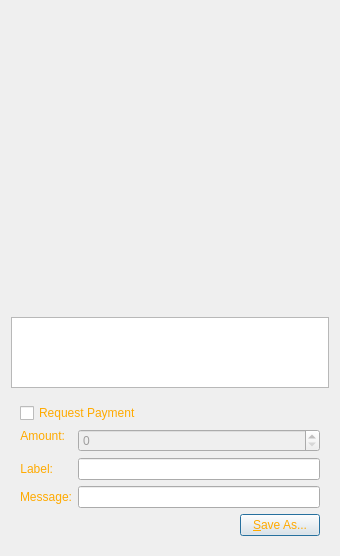
<?xml version="1.0" encoding="UTF-8"?>
<ui version="4.0">
 <class>QRCodeDialog</class>
 <widget class="QDialog" name="QRCodeDialog">
  <property name="geometry">
   <rect>
    <x>0</x>
    <y>0</y>
    <width>340</width>
    <height>556</height>
   </rect>
  </property>
  <property name="windowTitle">
   <string>QR Code Dialog</string>
  </property>
  <property name="styleSheet">
   <string notr="true"> background:url(:/images/backing);
font: 9pt &quot;Biting My Nails&quot;;</string>
  </property>
  <layout class="QVBoxLayout" name="verticalLayout_3">
   <item>
    <widget class="QLabel" name="lblQRCode">
     <property name="sizePolicy">
      <sizepolicy hsizetype="Expanding" vsizetype="Expanding">
       <horstretch>0</horstretch>
       <verstretch>0</verstretch>
      </sizepolicy>
     </property>
     <property name="minimumSize">
      <size>
       <width>300</width>
       <height>300</height>
      </size>
     </property>
     <property name="palette">
      <palette>
       <active>
        <colorrole role="WindowText">
         <brush brushstyle="SolidPattern">
          <color alpha="255">
           <red>255</red>
           <green>170</green>
           <blue>0</blue>
          </color>
         </brush>
        </colorrole>
        <colorrole role="Text">
         <brush brushstyle="SolidPattern">
          <color alpha="255">
           <red>255</red>
           <green>170</green>
           <blue>0</blue>
          </color>
         </brush>
        </colorrole>
        <colorrole role="ButtonText">
         <brush brushstyle="SolidPattern">
          <color alpha="255">
           <red>255</red>
           <green>170</green>
           <blue>0</blue>
          </color>
         </brush>
        </colorrole>
       </active>
       <inactive>
        <colorrole role="WindowText">
         <brush brushstyle="SolidPattern">
          <color alpha="255">
           <red>255</red>
           <green>170</green>
           <blue>0</blue>
          </color>
         </brush>
        </colorrole>
        <colorrole role="Text">
         <brush brushstyle="SolidPattern">
          <color alpha="255">
           <red>255</red>
           <green>170</green>
           <blue>0</blue>
          </color>
         </brush>
        </colorrole>
        <colorrole role="ButtonText">
         <brush brushstyle="SolidPattern">
          <color alpha="255">
           <red>255</red>
           <green>170</green>
           <blue>0</blue>
          </color>
         </brush>
        </colorrole>
       </inactive>
       <disabled>
        <colorrole role="WindowText">
         <brush brushstyle="SolidPattern">
          <color alpha="255">
           <red>159</red>
           <green>158</green>
           <blue>158</blue>
          </color>
         </brush>
        </colorrole>
        <colorrole role="Text">
         <brush brushstyle="SolidPattern">
          <color alpha="255">
           <red>159</red>
           <green>158</green>
           <blue>158</blue>
          </color>
         </brush>
        </colorrole>
        <colorrole role="ButtonText">
         <brush brushstyle="SolidPattern">
          <color alpha="255">
           <red>159</red>
           <green>158</green>
           <blue>158</blue>
          </color>
         </brush>
        </colorrole>
       </disabled>
      </palette>
     </property>
     <property name="textFormat">
      <enum>Qt::PlainText</enum>
     </property>
     <property name="alignment">
      <set>Qt::AlignCenter</set>
     </property>
     <property name="wordWrap">
      <bool>true</bool>
     </property>
    </widget>
   </item>
   <item>
    <widget class="QPlainTextEdit" name="outUri">
     <property name="sizePolicy">
      <sizepolicy hsizetype="Expanding" vsizetype="Minimum">
       <horstretch>0</horstretch>
       <verstretch>0</verstretch>
      </sizepolicy>
     </property>
     <property name="minimumSize">
      <size>
       <width>0</width>
       <height>50</height>
      </size>
     </property>
     <property name="palette">
      <palette>
       <active>
        <colorrole role="WindowText">
         <brush brushstyle="SolidPattern">
          <color alpha="255">
           <red>255</red>
           <green>170</green>
           <blue>0</blue>
          </color>
         </brush>
        </colorrole>
        <colorrole role="Text">
         <brush brushstyle="SolidPattern">
          <color alpha="255">
           <red>255</red>
           <green>170</green>
           <blue>0</blue>
          </color>
         </brush>
        </colorrole>
        <colorrole role="ButtonText">
         <brush brushstyle="SolidPattern">
          <color alpha="255">
           <red>255</red>
           <green>170</green>
           <blue>0</blue>
          </color>
         </brush>
        </colorrole>
       </active>
       <inactive>
        <colorrole role="WindowText">
         <brush brushstyle="SolidPattern">
          <color alpha="255">
           <red>255</red>
           <green>170</green>
           <blue>0</blue>
          </color>
         </brush>
        </colorrole>
        <colorrole role="Text">
         <brush brushstyle="SolidPattern">
          <color alpha="255">
           <red>255</red>
           <green>170</green>
           <blue>0</blue>
          </color>
         </brush>
        </colorrole>
        <colorrole role="ButtonText">
         <brush brushstyle="SolidPattern">
          <color alpha="255">
           <red>255</red>
           <green>170</green>
           <blue>0</blue>
          </color>
         </brush>
        </colorrole>
       </inactive>
       <disabled>
        <colorrole role="WindowText">
         <brush brushstyle="SolidPattern">
          <color alpha="255">
           <red>159</red>
           <green>158</green>
           <blue>158</blue>
          </color>
         </brush>
        </colorrole>
        <colorrole role="Text">
         <brush brushstyle="SolidPattern">
          <color alpha="255">
           <red>159</red>
           <green>158</green>
           <blue>158</blue>
          </color>
         </brush>
        </colorrole>
        <colorrole role="ButtonText">
         <brush brushstyle="SolidPattern">
          <color alpha="255">
           <red>159</red>
           <green>158</green>
           <blue>158</blue>
          </color>
         </brush>
        </colorrole>
       </disabled>
      </palette>
     </property>
     <property name="tabChangesFocus">
      <bool>true</bool>
     </property>
     <property name="textInteractionFlags">
      <set>Qt::TextSelectableByKeyboard|Qt::TextSelectableByMouse</set>
     </property>
    </widget>
   </item>
   <item>
    <widget class="QWidget" name="widget" native="true">
     <property name="palette">
      <palette>
       <active>
        <colorrole role="WindowText">
         <brush brushstyle="SolidPattern">
          <color alpha="255">
           <red>255</red>
           <green>170</green>
           <blue>0</blue>
          </color>
         </brush>
        </colorrole>
        <colorrole role="Text">
         <brush brushstyle="SolidPattern">
          <color alpha="255">
           <red>255</red>
           <green>170</green>
           <blue>0</blue>
          </color>
         </brush>
        </colorrole>
        <colorrole role="ButtonText">
         <brush brushstyle="SolidPattern">
          <color alpha="255">
           <red>255</red>
           <green>170</green>
           <blue>0</blue>
          </color>
         </brush>
        </colorrole>
       </active>
       <inactive>
        <colorrole role="WindowText">
         <brush brushstyle="SolidPattern">
          <color alpha="255">
           <red>255</red>
           <green>170</green>
           <blue>0</blue>
          </color>
         </brush>
        </colorrole>
        <colorrole role="Text">
         <brush brushstyle="SolidPattern">
          <color alpha="255">
           <red>255</red>
           <green>170</green>
           <blue>0</blue>
          </color>
         </brush>
        </colorrole>
        <colorrole role="ButtonText">
         <brush brushstyle="SolidPattern">
          <color alpha="255">
           <red>255</red>
           <green>170</green>
           <blue>0</blue>
          </color>
         </brush>
        </colorrole>
       </inactive>
       <disabled>
        <colorrole role="WindowText">
         <brush brushstyle="SolidPattern">
          <color alpha="255">
           <red>159</red>
           <green>158</green>
           <blue>158</blue>
          </color>
         </brush>
        </colorrole>
        <colorrole role="Text">
         <brush brushstyle="SolidPattern">
          <color alpha="255">
           <red>159</red>
           <green>158</green>
           <blue>158</blue>
          </color>
         </brush>
        </colorrole>
        <colorrole role="ButtonText">
         <brush brushstyle="SolidPattern">
          <color alpha="255">
           <red>159</red>
           <green>158</green>
           <blue>158</blue>
          </color>
         </brush>
        </colorrole>
       </disabled>
      </palette>
     </property>
     <layout class="QVBoxLayout" name="verticalLayout_2">
      <item>
       <widget class="QCheckBox" name="chkReqPayment">
        <property name="enabled">
         <bool>true</bool>
        </property>
        <property name="palette">
         <palette>
          <active>
           <colorrole role="WindowText">
            <brush brushstyle="SolidPattern">
             <color alpha="255">
              <red>255</red>
              <green>170</green>
              <blue>0</blue>
             </color>
            </brush>
           </colorrole>
           <colorrole role="Text">
            <brush brushstyle="SolidPattern">
             <color alpha="255">
              <red>255</red>
              <green>170</green>
              <blue>0</blue>
             </color>
            </brush>
           </colorrole>
           <colorrole role="ButtonText">
            <brush brushstyle="SolidPattern">
             <color alpha="255">
              <red>255</red>
              <green>170</green>
              <blue>0</blue>
             </color>
            </brush>
           </colorrole>
          </active>
          <inactive>
           <colorrole role="WindowText">
            <brush brushstyle="SolidPattern">
             <color alpha="255">
              <red>255</red>
              <green>170</green>
              <blue>0</blue>
             </color>
            </brush>
           </colorrole>
           <colorrole role="Text">
            <brush brushstyle="SolidPattern">
             <color alpha="255">
              <red>255</red>
              <green>170</green>
              <blue>0</blue>
             </color>
            </brush>
           </colorrole>
           <colorrole role="ButtonText">
            <brush brushstyle="SolidPattern">
             <color alpha="255">
              <red>255</red>
              <green>170</green>
              <blue>0</blue>
             </color>
            </brush>
           </colorrole>
          </inactive>
          <disabled>
           <colorrole role="WindowText">
            <brush brushstyle="SolidPattern">
             <color alpha="255">
              <red>159</red>
              <green>158</green>
              <blue>158</blue>
             </color>
            </brush>
           </colorrole>
           <colorrole role="Text">
            <brush brushstyle="SolidPattern">
             <color alpha="255">
              <red>159</red>
              <green>158</green>
              <blue>158</blue>
             </color>
            </brush>
           </colorrole>
           <colorrole role="ButtonText">
            <brush brushstyle="SolidPattern">
             <color alpha="255">
              <red>159</red>
              <green>158</green>
              <blue>158</blue>
             </color>
            </brush>
           </colorrole>
          </disabled>
         </palette>
        </property>
        <property name="text">
         <string>Request Payment</string>
        </property>
       </widget>
      </item>
      <item>
       <layout class="QFormLayout" name="formLayout">
        <property name="fieldGrowthPolicy">
         <enum>QFormLayout::AllNonFixedFieldsGrow</enum>
        </property>
        <item row="1" column="0">
         <widget class="QLabel" name="lblLabel">
          <property name="palette">
           <palette>
            <active>
             <colorrole role="WindowText">
              <brush brushstyle="SolidPattern">
               <color alpha="255">
                <red>255</red>
                <green>170</green>
                <blue>0</blue>
               </color>
              </brush>
             </colorrole>
             <colorrole role="Text">
              <brush brushstyle="SolidPattern">
               <color alpha="255">
                <red>255</red>
                <green>170</green>
                <blue>0</blue>
               </color>
              </brush>
             </colorrole>
             <colorrole role="ButtonText">
              <brush brushstyle="SolidPattern">
               <color alpha="255">
                <red>255</red>
                <green>170</green>
                <blue>0</blue>
               </color>
              </brush>
             </colorrole>
            </active>
            <inactive>
             <colorrole role="WindowText">
              <brush brushstyle="SolidPattern">
               <color alpha="255">
                <red>255</red>
                <green>170</green>
                <blue>0</blue>
               </color>
              </brush>
             </colorrole>
             <colorrole role="Text">
              <brush brushstyle="SolidPattern">
               <color alpha="255">
                <red>255</red>
                <green>170</green>
                <blue>0</blue>
               </color>
              </brush>
             </colorrole>
             <colorrole role="ButtonText">
              <brush brushstyle="SolidPattern">
               <color alpha="255">
                <red>255</red>
                <green>170</green>
                <blue>0</blue>
               </color>
              </brush>
             </colorrole>
            </inactive>
            <disabled>
             <colorrole role="WindowText">
              <brush brushstyle="SolidPattern">
               <color alpha="255">
                <red>159</red>
                <green>158</green>
                <blue>158</blue>
               </color>
              </brush>
             </colorrole>
             <colorrole role="Text">
              <brush brushstyle="SolidPattern">
               <color alpha="255">
                <red>159</red>
                <green>158</green>
                <blue>158</blue>
               </color>
              </brush>
             </colorrole>
             <colorrole role="ButtonText">
              <brush brushstyle="SolidPattern">
               <color alpha="255">
                <red>159</red>
                <green>158</green>
                <blue>158</blue>
               </color>
              </brush>
             </colorrole>
            </disabled>
           </palette>
          </property>
          <property name="text">
           <string>Label:</string>
          </property>
          <property name="textFormat">
           <enum>Qt::PlainText</enum>
          </property>
          <property name="alignment">
           <set>Qt::AlignRight|Qt::AlignTrailing|Qt::AlignVCenter</set>
          </property>
          <property name="buddy">
           <cstring>lnLabel</cstring>
          </property>
         </widget>
        </item>
        <item row="1" column="1">
         <widget class="QLineEdit" name="lnLabel">
          <property name="palette">
           <palette>
            <active>
             <colorrole role="WindowText">
              <brush brushstyle="SolidPattern">
               <color alpha="255">
                <red>255</red>
                <green>170</green>
                <blue>0</blue>
               </color>
              </brush>
             </colorrole>
             <colorrole role="Text">
              <brush brushstyle="SolidPattern">
               <color alpha="255">
                <red>255</red>
                <green>170</green>
                <blue>0</blue>
               </color>
              </brush>
             </colorrole>
             <colorrole role="ButtonText">
              <brush brushstyle="SolidPattern">
               <color alpha="255">
                <red>255</red>
                <green>170</green>
                <blue>0</blue>
               </color>
              </brush>
             </colorrole>
            </active>
            <inactive>
             <colorrole role="WindowText">
              <brush brushstyle="SolidPattern">
               <color alpha="255">
                <red>255</red>
                <green>170</green>
                <blue>0</blue>
               </color>
              </brush>
             </colorrole>
             <colorrole role="Text">
              <brush brushstyle="SolidPattern">
               <color alpha="255">
                <red>255</red>
                <green>170</green>
                <blue>0</blue>
               </color>
              </brush>
             </colorrole>
             <colorrole role="ButtonText">
              <brush brushstyle="SolidPattern">
               <color alpha="255">
                <red>255</red>
                <green>170</green>
                <blue>0</blue>
               </color>
              </brush>
             </colorrole>
            </inactive>
            <disabled>
             <colorrole role="WindowText">
              <brush brushstyle="SolidPattern">
               <color alpha="255">
                <red>159</red>
                <green>158</green>
                <blue>158</blue>
               </color>
              </brush>
             </colorrole>
             <colorrole role="Text">
              <brush brushstyle="SolidPattern">
               <color alpha="255">
                <red>159</red>
                <green>158</green>
                <blue>158</blue>
               </color>
              </brush>
             </colorrole>
             <colorrole role="ButtonText">
              <brush brushstyle="SolidPattern">
               <color alpha="255">
                <red>159</red>
                <green>158</green>
                <blue>158</blue>
               </color>
              </brush>
             </colorrole>
            </disabled>
           </palette>
          </property>
         </widget>
        </item>
        <item row="2" column="0">
         <widget class="QLabel" name="lblMessage">
          <property name="palette">
           <palette>
            <active>
             <colorrole role="WindowText">
              <brush brushstyle="SolidPattern">
               <color alpha="255">
                <red>255</red>
                <green>170</green>
                <blue>0</blue>
               </color>
              </brush>
             </colorrole>
             <colorrole role="Text">
              <brush brushstyle="SolidPattern">
               <color alpha="255">
                <red>255</red>
                <green>170</green>
                <blue>0</blue>
               </color>
              </brush>
             </colorrole>
             <colorrole role="ButtonText">
              <brush brushstyle="SolidPattern">
               <color alpha="255">
                <red>255</red>
                <green>170</green>
                <blue>0</blue>
               </color>
              </brush>
             </colorrole>
            </active>
            <inactive>
             <colorrole role="WindowText">
              <brush brushstyle="SolidPattern">
               <color alpha="255">
                <red>255</red>
                <green>170</green>
                <blue>0</blue>
               </color>
              </brush>
             </colorrole>
             <colorrole role="Text">
              <brush brushstyle="SolidPattern">
               <color alpha="255">
                <red>255</red>
                <green>170</green>
                <blue>0</blue>
               </color>
              </brush>
             </colorrole>
             <colorrole role="ButtonText">
              <brush brushstyle="SolidPattern">
               <color alpha="255">
                <red>255</red>
                <green>170</green>
                <blue>0</blue>
               </color>
              </brush>
             </colorrole>
            </inactive>
            <disabled>
             <colorrole role="WindowText">
              <brush brushstyle="SolidPattern">
               <color alpha="255">
                <red>159</red>
                <green>158</green>
                <blue>158</blue>
               </color>
              </brush>
             </colorrole>
             <colorrole role="Text">
              <brush brushstyle="SolidPattern">
               <color alpha="255">
                <red>159</red>
                <green>158</green>
                <blue>158</blue>
               </color>
              </brush>
             </colorrole>
             <colorrole role="ButtonText">
              <brush brushstyle="SolidPattern">
               <color alpha="255">
                <red>159</red>
                <green>158</green>
                <blue>158</blue>
               </color>
              </brush>
             </colorrole>
            </disabled>
           </palette>
          </property>
          <property name="text">
           <string>Message:</string>
          </property>
          <property name="textFormat">
           <enum>Qt::PlainText</enum>
          </property>
          <property name="alignment">
           <set>Qt::AlignRight|Qt::AlignTrailing|Qt::AlignVCenter</set>
          </property>
          <property name="buddy">
           <cstring>lnMessage</cstring>
          </property>
         </widget>
        </item>
        <item row="2" column="1">
         <widget class="QLineEdit" name="lnMessage">
          <property name="palette">
           <palette>
            <active>
             <colorrole role="WindowText">
              <brush brushstyle="SolidPattern">
               <color alpha="255">
                <red>255</red>
                <green>170</green>
                <blue>0</blue>
               </color>
              </brush>
             </colorrole>
             <colorrole role="Text">
              <brush brushstyle="SolidPattern">
               <color alpha="255">
                <red>255</red>
                <green>170</green>
                <blue>0</blue>
               </color>
              </brush>
             </colorrole>
             <colorrole role="ButtonText">
              <brush brushstyle="SolidPattern">
               <color alpha="255">
                <red>255</red>
                <green>170</green>
                <blue>0</blue>
               </color>
              </brush>
             </colorrole>
            </active>
            <inactive>
             <colorrole role="WindowText">
              <brush brushstyle="SolidPattern">
               <color alpha="255">
                <red>255</red>
                <green>170</green>
                <blue>0</blue>
               </color>
              </brush>
             </colorrole>
             <colorrole role="Text">
              <brush brushstyle="SolidPattern">
               <color alpha="255">
                <red>255</red>
                <green>170</green>
                <blue>0</blue>
               </color>
              </brush>
             </colorrole>
             <colorrole role="ButtonText">
              <brush brushstyle="SolidPattern">
               <color alpha="255">
                <red>255</red>
                <green>170</green>
                <blue>0</blue>
               </color>
              </brush>
             </colorrole>
            </inactive>
            <disabled>
             <colorrole role="WindowText">
              <brush brushstyle="SolidPattern">
               <color alpha="255">
                <red>159</red>
                <green>158</green>
                <blue>158</blue>
               </color>
              </brush>
             </colorrole>
             <colorrole role="Text">
              <brush brushstyle="SolidPattern">
               <color alpha="255">
                <red>159</red>
                <green>158</green>
                <blue>158</blue>
               </color>
              </brush>
             </colorrole>
             <colorrole role="ButtonText">
              <brush brushstyle="SolidPattern">
               <color alpha="255">
                <red>159</red>
                <green>158</green>
                <blue>158</blue>
               </color>
              </brush>
             </colorrole>
            </disabled>
           </palette>
          </property>
         </widget>
        </item>
        <item row="0" column="0">
         <widget class="QLabel" name="lblAmount">
          <property name="sizePolicy">
           <sizepolicy hsizetype="Preferred" vsizetype="Maximum">
            <horstretch>0</horstretch>
            <verstretch>0</verstretch>
           </sizepolicy>
          </property>
          <property name="palette">
           <palette>
            <active>
             <colorrole role="WindowText">
              <brush brushstyle="SolidPattern">
               <color alpha="255">
                <red>255</red>
                <green>170</green>
                <blue>0</blue>
               </color>
              </brush>
             </colorrole>
             <colorrole role="Text">
              <brush brushstyle="SolidPattern">
               <color alpha="255">
                <red>255</red>
                <green>170</green>
                <blue>0</blue>
               </color>
              </brush>
             </colorrole>
             <colorrole role="ButtonText">
              <brush brushstyle="SolidPattern">
               <color alpha="255">
                <red>255</red>
                <green>170</green>
                <blue>0</blue>
               </color>
              </brush>
             </colorrole>
            </active>
            <inactive>
             <colorrole role="WindowText">
              <brush brushstyle="SolidPattern">
               <color alpha="255">
                <red>255</red>
                <green>170</green>
                <blue>0</blue>
               </color>
              </brush>
             </colorrole>
             <colorrole role="Text">
              <brush brushstyle="SolidPattern">
               <color alpha="255">
                <red>255</red>
                <green>170</green>
                <blue>0</blue>
               </color>
              </brush>
             </colorrole>
             <colorrole role="ButtonText">
              <brush brushstyle="SolidPattern">
               <color alpha="255">
                <red>255</red>
                <green>170</green>
                <blue>0</blue>
               </color>
              </brush>
             </colorrole>
            </inactive>
            <disabled>
             <colorrole role="WindowText">
              <brush brushstyle="SolidPattern">
               <color alpha="255">
                <red>159</red>
                <green>158</green>
                <blue>158</blue>
               </color>
              </brush>
             </colorrole>
             <colorrole role="Text">
              <brush brushstyle="SolidPattern">
               <color alpha="255">
                <red>159</red>
                <green>158</green>
                <blue>158</blue>
               </color>
              </brush>
             </colorrole>
             <colorrole role="ButtonText">
              <brush brushstyle="SolidPattern">
               <color alpha="255">
                <red>159</red>
                <green>158</green>
                <blue>158</blue>
               </color>
              </brush>
             </colorrole>
            </disabled>
           </palette>
          </property>
          <property name="text">
           <string>Amount:</string>
          </property>
          <property name="textFormat">
           <enum>Qt::PlainText</enum>
          </property>
          <property name="alignment">
           <set>Qt::AlignRight|Qt::AlignTrailing|Qt::AlignVCenter</set>
          </property>
          <property name="buddy">
           <cstring>lnReqAmount</cstring>
          </property>
         </widget>
        </item>
        <item row="0" column="1">
         <widget class="BitcoinAmountField" name="lnReqAmount">
          <property name="enabled">
           <bool>false</bool>
          </property>
          <property name="minimumSize">
           <size>
            <width>80</width>
            <height>0</height>
           </size>
          </property>
          <property name="palette">
           <palette>
            <active>
             <colorrole role="WindowText">
              <brush brushstyle="SolidPattern">
               <color alpha="255">
                <red>255</red>
                <green>170</green>
                <blue>0</blue>
               </color>
              </brush>
             </colorrole>
             <colorrole role="Text">
              <brush brushstyle="SolidPattern">
               <color alpha="255">
                <red>255</red>
                <green>170</green>
                <blue>0</blue>
               </color>
              </brush>
             </colorrole>
             <colorrole role="ButtonText">
              <brush brushstyle="SolidPattern">
               <color alpha="255">
                <red>255</red>
                <green>170</green>
                <blue>0</blue>
               </color>
              </brush>
             </colorrole>
            </active>
            <inactive>
             <colorrole role="WindowText">
              <brush brushstyle="SolidPattern">
               <color alpha="255">
                <red>255</red>
                <green>170</green>
                <blue>0</blue>
               </color>
              </brush>
             </colorrole>
             <colorrole role="Text">
              <brush brushstyle="SolidPattern">
               <color alpha="255">
                <red>255</red>
                <green>170</green>
                <blue>0</blue>
               </color>
              </brush>
             </colorrole>
             <colorrole role="ButtonText">
              <brush brushstyle="SolidPattern">
               <color alpha="255">
                <red>255</red>
                <green>170</green>
                <blue>0</blue>
               </color>
              </brush>
             </colorrole>
            </inactive>
            <disabled>
             <colorrole role="WindowText">
              <brush brushstyle="SolidPattern">
               <color alpha="255">
                <red>159</red>
                <green>158</green>
                <blue>158</blue>
               </color>
              </brush>
             </colorrole>
             <colorrole role="Text">
              <brush brushstyle="SolidPattern">
               <color alpha="255">
                <red>159</red>
                <green>158</green>
                <blue>158</blue>
               </color>
              </brush>
             </colorrole>
             <colorrole role="ButtonText">
              <brush brushstyle="SolidPattern">
               <color alpha="255">
                <red>159</red>
                <green>158</green>
                <blue>158</blue>
               </color>
              </brush>
             </colorrole>
            </disabled>
           </palette>
          </property>
         </widget>
        </item>
       </layout>
      </item>
      <item>
       <layout class="QHBoxLayout" name="horizontalLayout">
        <item>
         <spacer name="horizontalSpacer">
          <property name="palette">
           <palette>
            <active>
             <colorrole role="WindowText">
              <brush brushstyle="SolidPattern">
               <color alpha="255">
                <red>255</red>
                <green>170</green>
                <blue>0</blue>
               </color>
              </brush>
             </colorrole>
             <colorrole role="Text">
              <brush brushstyle="SolidPattern">
               <color alpha="255">
                <red>255</red>
                <green>170</green>
                <blue>0</blue>
               </color>
              </brush>
             </colorrole>
             <colorrole role="ButtonText">
              <brush brushstyle="SolidPattern">
               <color alpha="255">
                <red>255</red>
                <green>170</green>
                <blue>0</blue>
               </color>
              </brush>
             </colorrole>
            </active>
            <inactive>
             <colorrole role="WindowText">
              <brush brushstyle="SolidPattern">
               <color alpha="255">
                <red>255</red>
                <green>170</green>
                <blue>0</blue>
               </color>
              </brush>
             </colorrole>
             <colorrole role="Text">
              <brush brushstyle="SolidPattern">
               <color alpha="255">
                <red>255</red>
                <green>170</green>
                <blue>0</blue>
               </color>
              </brush>
             </colorrole>
             <colorrole role="ButtonText">
              <brush brushstyle="SolidPattern">
               <color alpha="255">
                <red>255</red>
                <green>170</green>
                <blue>0</blue>
               </color>
              </brush>
             </colorrole>
            </inactive>
            <disabled>
             <colorrole role="WindowText">
              <brush brushstyle="SolidPattern">
               <color alpha="255">
                <red>159</red>
                <green>158</green>
                <blue>158</blue>
               </color>
              </brush>
             </colorrole>
             <colorrole role="Text">
              <brush brushstyle="SolidPattern">
               <color alpha="255">
                <red>159</red>
                <green>158</green>
                <blue>158</blue>
               </color>
              </brush>
             </colorrole>
             <colorrole role="ButtonText">
              <brush brushstyle="SolidPattern">
               <color alpha="255">
                <red>159</red>
                <green>158</green>
                <blue>158</blue>
               </color>
              </brush>
             </colorrole>
            </disabled>
           </palette>
          </property>
          <property name="orientation">
           <enum>Qt::Horizontal</enum>
          </property>
          <property name="sizeHint" stdset="0">
           <size>
            <width>40</width>
            <height>20</height>
           </size>
          </property>
         </spacer>
        </item>
        <item>
         <widget class="QPushButton" name="btnSaveAs">
          <property name="palette">
           <palette>
            <active>
             <colorrole role="WindowText">
              <brush brushstyle="SolidPattern">
               <color alpha="255">
                <red>255</red>
                <green>170</green>
                <blue>0</blue>
               </color>
              </brush>
             </colorrole>
             <colorrole role="Text">
              <brush brushstyle="SolidPattern">
               <color alpha="255">
                <red>255</red>
                <green>170</green>
                <blue>0</blue>
               </color>
              </brush>
             </colorrole>
             <colorrole role="ButtonText">
              <brush brushstyle="SolidPattern">
               <color alpha="255">
                <red>255</red>
                <green>170</green>
                <blue>0</blue>
               </color>
              </brush>
             </colorrole>
            </active>
            <inactive>
             <colorrole role="WindowText">
              <brush brushstyle="SolidPattern">
               <color alpha="255">
                <red>255</red>
                <green>170</green>
                <blue>0</blue>
               </color>
              </brush>
             </colorrole>
             <colorrole role="Text">
              <brush brushstyle="SolidPattern">
               <color alpha="255">
                <red>255</red>
                <green>170</green>
                <blue>0</blue>
               </color>
              </brush>
             </colorrole>
             <colorrole role="ButtonText">
              <brush brushstyle="SolidPattern">
               <color alpha="255">
                <red>255</red>
                <green>170</green>
                <blue>0</blue>
               </color>
              </brush>
             </colorrole>
            </inactive>
            <disabled>
             <colorrole role="WindowText">
              <brush brushstyle="SolidPattern">
               <color alpha="255">
                <red>159</red>
                <green>158</green>
                <blue>158</blue>
               </color>
              </brush>
             </colorrole>
             <colorrole role="Text">
              <brush brushstyle="SolidPattern">
               <color alpha="255">
                <red>159</red>
                <green>158</green>
                <blue>158</blue>
               </color>
              </brush>
             </colorrole>
             <colorrole role="ButtonText">
              <brush brushstyle="SolidPattern">
               <color alpha="255">
                <red>159</red>
                <green>158</green>
                <blue>158</blue>
               </color>
              </brush>
             </colorrole>
            </disabled>
           </palette>
          </property>
          <property name="text">
           <string>&amp;Save As...</string>
          </property>
         </widget>
        </item>
       </layout>
      </item>
     </layout>
    </widget>
   </item>
  </layout>
 </widget>
 <customwidgets>
  <customwidget>
   <class>BitcoinAmountField</class>
   <extends>QSpinBox</extends>
   <header>bitcoinamountfield.h</header>
   <container>1</container>
  </customwidget>
 </customwidgets>
 <resources/>
 <connections>
  <connection>
   <sender>chkReqPayment</sender>
   <signal>clicked(bool)</signal>
   <receiver>lnReqAmount</receiver>
   <slot>setEnabled(bool)</slot>
   <hints>
    <hint type="sourcelabel">
     <x>92</x>
     <y>285</y>
    </hint>
    <hint type="destinationlabel">
     <x>98</x>
     <y>311</y>
    </hint>
   </hints>
  </connection>
 </connections>
</ui>
